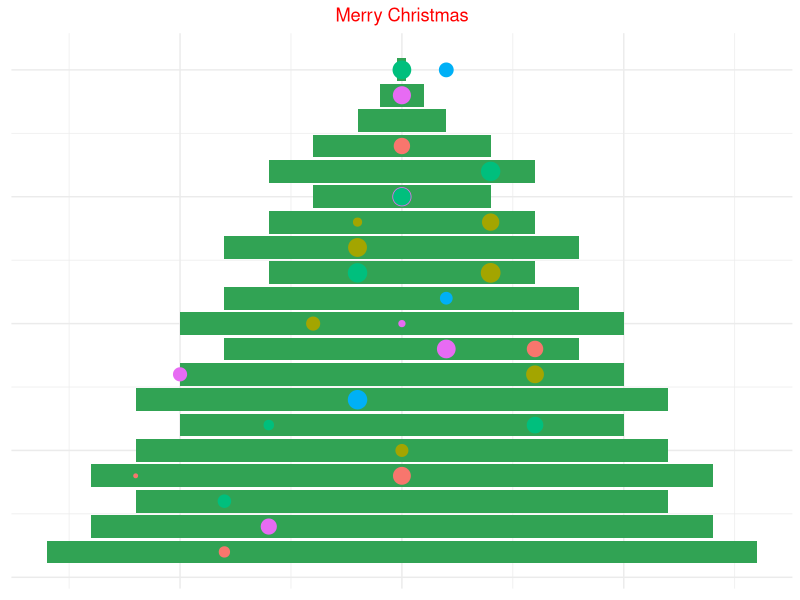

This chart was generated by the following R code:
## ---- chunk 1
rm(list = ls())
library(ggplot2)

# create data
x <- c(8,7,6,7,6,5,6,5,4,5,4,3,4,3,2,3,2,1,0.5,0.1)

dat1 <- data.frame(x1 = 1:length(x), x2 = x)
dat2 <- data.frame(x1 = 1:length(x), x2 = -x)
dat1$xvar <- dat2$xvar <- NA
dat1$yvar <- dat2$yvar <- NA
dat1$siz <- dat2$siz <- NA
dat1$col <- dat2$col <- NA

# set threshold for christmas balls
dec_threshold = -0.5

# create random places, sizes and colors for christmas balls
set.seed(2512)
for (row in 1:nrow(dat1)){

if (rnorm(1) > dec_threshold){

dat1$xvar[row] <- row
dat1$yvar[row] <- sample(1:dat1$x2[row]-1,1)
dat1$siz[row] <- runif(1,0.5,1.5)
dat1$col[row] <- sample(1:5, 1)
}

if (rnorm(1) > dec_threshold){

dat2$xvar[row] <- row
dat2$yvar[row] <- sample(1:dat2$x2[row],1)
dat2$siz[row] <- runif(1,0.5,1.5)
dat2$col[row] <- sample(1:5, 1)
}
}

# plot the christmas tree
ggplot() +
geom_bar(data = dat1, aes(x=x1, y=x2),stat = "identity", fill = '#31a354') +
geom_bar(data = dat2, aes(x=x1, y=x2),stat = "identity", fill = '#31a354') +
geom_point(data = dat1,aes(x = xvar, y = yvar, size = siz, colour = as.factor(col)) ) +
geom_point(data = dat2,aes(x = xvar, y = yvar, size = siz, colour = as.factor(col)) ) +
coord_flip() + theme_minimal()+ theme(legend.position="none",
axis.title.x=element_blank(),
axis.text.x=element_blank(),
axis.ticks.x=element_blank(),
axis.title.y=element_blank(),
axis.text.y=element_blank(),
axis.ticks.y=element_blank()) +
ggtitle('Merry Christmas') +
theme(plot.title = element_text(color = "red", hjust = 0.5))
